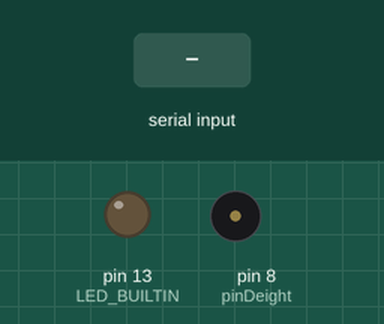
This sketch was run on a simulated Arduino Uno, built with avr-gcc and run on an emulated ATmega328P. Parts: output pins drawn as LEDs (lit = HIGH), buzzer (waves = sounding). The test bench sets the inputs (shaded band).

Above: at 1.2 s.
1.3 s: "1" received over Serial
At 2.2 s:
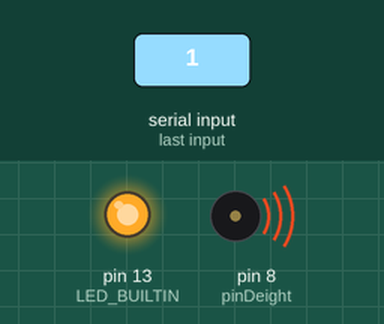
Timing chart, 0 to 8.8 s (numbered marks = the images above; inputs shaded):
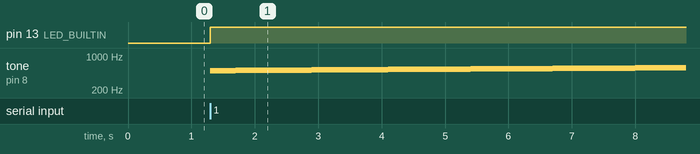

Measured:
- after the input at 1.3 s, pin 13 (LED_BUILTIN): LOW → HIGH at once; tone on pin 8 (pinDeight): plays 500 Hz for 0.10 s, 501 Hz for 0.10 s, 502 Hz for 0.10 s, 503 Hz for 0.10 s, 504 Hz for 0.10 s, 505 Hz for 0.10 s … (75 notes in this stretch), starting at once

The sketch:

trigger_alarm.ino
```cpp
int incomingByte = 0; // for incoming serial data
int pinDeight = 8;
bool alarmRaised = false;

void generateSound(){
  for(unsigned int freq = 500; freq < 1000; freq++)
  {
    tone(pinDeight, freq, 100);
    delay(100);
  }

  //int inputValue = 1000;
  //int thisPitch = map(inputValue, 400, 1000, 120, 1500);
  //tone(pinDeight, thisPitch, 10000); // pin, frequency , duration
  //delay(1);        // delay in between reads for stability
}

void setup() {
  pinMode(LED_BUILTIN, OUTPUT);
  Serial.begin(9600); // opens serial port, sets data rate to 9600 bps
}

void loop() {
  // send data only when you receive data:
  if (Serial.available() > 0) {
    // read the incoming byte:+
    incomingByte = Serial.read();

    if (incomingByte == 49){

        alarmRaised = true;

        // turn on the lights
        digitalWrite(LED_BUILTIN, HIGH);

    }
    else if(incomingByte == 48){

      alarmRaised = false;

      // turn off the lights
        digitalWrite(LED_BUILTIN, LOW);
    }
    else
    {
      Serial.print("I received shit.");
    }
  }

  while(alarmRaised){
    generateSound();
  }
}
```
